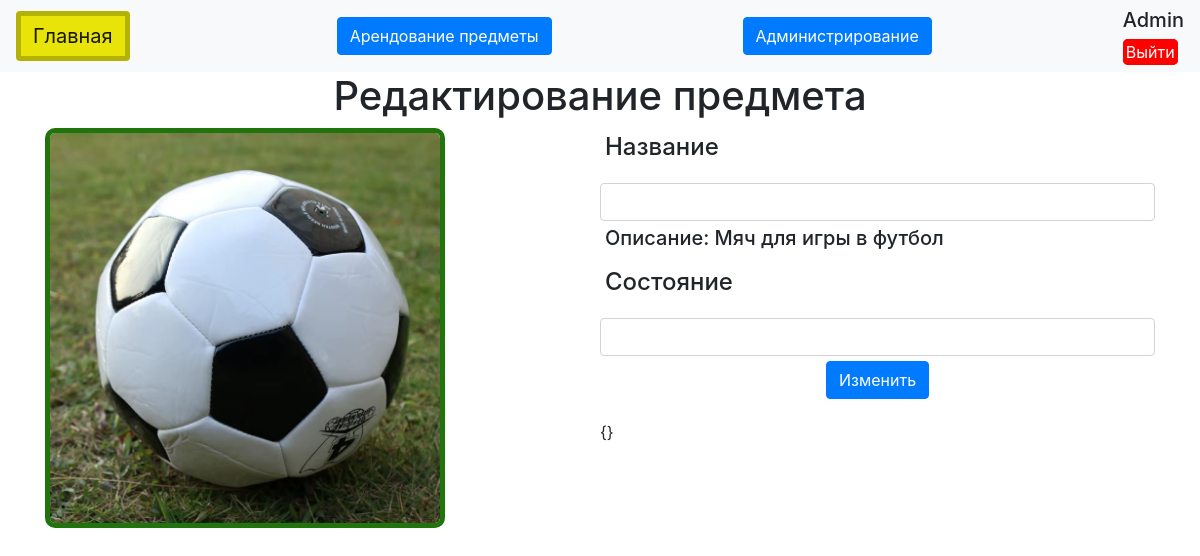
/edit_item/1 (signed in), run on the app's committed database.
### data/users.py (models this page shows, shortened)
class Users(SqlAlchemyBase, UserMixin):
    __tablename__ = 'users'
    id = sqlalchemy.Column(sqlalchemy.Integer, primary_key=True, autoincrement=True)
    name = sqlalchemy.Column(sqlalchemy.String, nullable=True)
    about = sqlalchemy.Column(sqlalchemy.String, nullable=True)
    email = sqlalchemy.Column(sqlalchemy.String, index=True, unique=True, nullable=True)
    hashed_password = sqlalchemy.Column(sqlalchemy.String, nullable=True)
    user_access = sqlalchemy.Column(sqlalchemy.String, default='admin', nullable=True)
    password = sqlalchemy.Column(sqlalchemy.String, nullable=True)
    asortiment = orm.relationship("Asortiment", back_populates='users')

### data/news.py (models this page shows)
class Asortiment(SqlAlchemyBase):
    __tablename__ = 'asortiment'
    id = sqlalchemy.Column(sqlalchemy.Integer, primary_key=True, autoincrement=True)
    name = sqlalchemy.Column(sqlalchemy.String, nullable=True)
    status = sqlalchemy.Column(sqlalchemy.String, nullable=True)
    arend = sqlalchemy.Column(sqlalchemy.String, nullable=True)
    photo_href = sqlalchemy.Column(sqlalchemy.String, nullable=True)
    id_type = sqlalchemy.Column(sqlalchemy.Integer, sqlalchemy.ForeignKey('idtype.id'))
    is_private = sqlalchemy.Column(sqlalchemy.Boolean, default=True)
    user_id = sqlalchemy.Column(sqlalchemy.Integer, sqlalchemy.ForeignKey("users.id"))
    users = orm.relationship('Users')
    idtype = orm.relationship("Idtype")
    request = orm.relationship("Request", back_populates='asortiment')

### data/category.py (models this page shows)
class Idtype(SqlAlchemyBase):
    __tablename__ = 'idtype'
    id = sqlalchemy.Column(sqlalchemy.Integer, primary_key=True, autoincrement=True)
    name = sqlalchemy.Column(sqlalchemy.String)
    description = sqlalchemy.Column(sqlalchemy.Text)

### main.py (the view)
@app.route("/edit_item/<int:id_item>", methods=["GET", "POST"])
@login_required
def edit_item(id_item):
    if current_user.user_access == "baned":
        abort(404)
    elif current_user.user_access == "User":
        return redirect("/")
    else:
        db_sess = db_session.create_session()
        form = IU()
        if form.validate_on_submit():
            db_sess.query(Asortiment).filter(Asortiment.id == id_item).update({'name': form.name.data, 'status': form.status.data})
            db_sess.commit()
            return redirect("/admin_panel")
        item = db_sess.query(Asortiment).filter_by(id=id_item).first()
        return render_template("edit_item.html",
                            title="Редактирование предмета",
                            form=form,
                            item=item,
                            )

### forms/user.py
class IU(FlaskForm):
    choces = [["Nonwdwe", "Nonwdwe"]]
    name = StringField('Название', validators=[DataRequired()])
    status = StringField('Состояние')
    submit = SubmitField("Добавить")

### data/db_session.py (called while the page is built)
def create_session() -> Session:
    global __factory
    return __factory()

### main.py (called while the page is built)
@login_manager.user_loader
def load_user(user_id):
    db_sess = db_session.create_session()
    return db_sess.get(Users, user_id)

### templates/edit_item.html (shortened to what this page needs)
{% extends "base.html" %}
{% block content %}
<div class="container">
    <h1>Редактирование предмета</h1>
    <div class="iteml">
        <img class="imgadsize borderG" src="/{{ item.photo_href }}">
    </div>
    <div class="itemr">
        <form action="" method="post" enctype="multipart/form-data">
            <div>
                <div>
                    <div class="paing">
                        <h4>{{ form.name.label }}</h4>
                    </div>
                    <div>
                        {{ form.name(class="form-control") }}
                    </div>
                </div>
                <div>
                    <div class="paing">
                        <h5>Описание: {{ item.idtype.description }}</h5>
                    </div>
                </div>
                <div>
                    <div class="paing">
                        <h4>{{ form.status.label }}</h4>
                    </div>
                    <div>
                        {{ form.status(class="form-control") }}
                    </div>
                </div>
                 <div class="cental paing"><p>{{ form.submit(type="submit", class="btn btn-primary", value="Изменить") }}</p></div>
                <p>{{ form.errors }}</p>
            </div>
        </form>
    </div>
</div>
{% endblock %}

### templates/base.html (shortened to what this page needs)
<!doctype html>
<html lang="en">
<head>
    <link rel="stylesheet"
          href="https://stackpath.bootstrapcdn.com/bootstrap/4.4.1/css/bootstrap.min.css"
>
    <link rel="stylesheet" href="{{ url_for('static', filename='styles/Styles.css') }}">
</head>
<body>
<header>
    <nav class="navbar navbar-light bg-light">
        <a class="btn navbar-brand borderSome backcolorV" href="/" >Главная</a>
        {% if current_user.user_access == 'admin' %}
        <div class="cental">
            <a href="/arrended" class="btn btn-primary">Арендование предметы</a>
        </div>
        <div class="cental">
            <a href="/admin_panel" class="btn btn-primary">Администрирование</a>
        </div>
        {% else %}
        <div class="cental">
            <a href="/arrended" class="btn btn-primary">Арендование предметы</a>
        </div>
        {% endif %}
        {% if current_user.is_authenticated %}
        <div>
            <h5>{{ current_user.name }}</h5>
            <a class="exit" href="/logout">Выйти</a>
        </div>
        {% else %}
            <p>
                <a class="btn btn-primary " href="/register">Зарегистрироваться</a>
                <a class="btn btn-success" href="/login">Войти</a>
            </p>
        {% endif %}
    </nav>
</header>
<main>
    {% block content %}{% endblock %}
</main>
</body>
</html>

### static/styles/Styles.css (style rules this page uses)
.exit { border:3px solid red; color: white; background-color: red; border-radius: 5px; }
h1 { text-align: center; }
.borderG { border: 5px solid rgb(32, 116, 11); border-radius: 10px; }
.borderSome { border: 5px solid #b5b207; }
.cental { text-align: center; }
.iteml { float: left; width: 50%; }
.itemr { float: right; width: 50%; }
.imgadsize { height: 400px; height: 400px; }
.backcolorV { background-color: #e8e409; color: white; }
.paing { padding: 5px; }

### data on the page
Users: name "Admin"
Asortiment: photo_href (picture)
Idtype: idtype.description "Мяч для игры в футбол"
